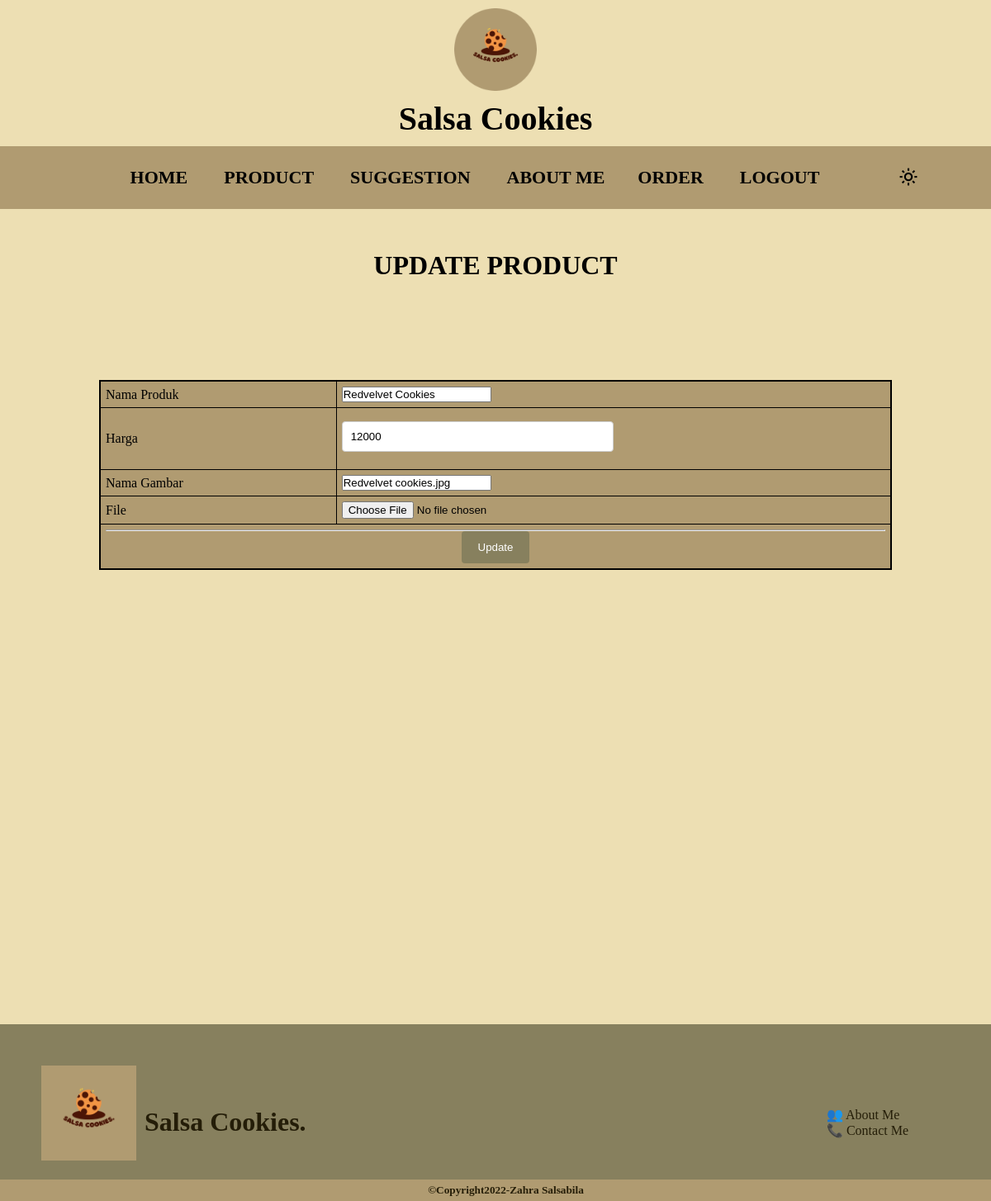
/produk/update.php?id=4, run on the app's committed database.
### tables this page shows
CREATE TABLE `detailproduk` (
  `id` int(11) NOT NULL,
  `namaProduk` varchar(255) DEFAULT NULL,
  `gambar` varchar(255) DEFAULT NULL,
  `harga` int(11) DEFAULT NULL,
  `tanggal` timestamp NOT NULL DEFAULT current_timestamp() ON UPDATE current_timestamp()
);

### produk/update.php (the view, shortened to what this page needs)
<?php
include "../connector.php";
    $idProduk = $_GET['id'];
    $tableGambar = mysqli_query($connect, "SELECT * FROM detailproduk WHERE id='$idProduk'");
    $rowGambar = mysqli_fetch_array($tableGambar);
?>
<!DOCTYPE html>
<html lang="en">
<head>
    <link rel="stylesheet" href="../style.css">
    <link rel="stylesheet" href="https://unpkg.com/boxicons@2.1.4/css/boxicons.min.css">
</head>
<body class=body>
    <header>
        <h1> <img src="../Logo Salsa Cookies.png" alt="Logo" width="60" height="60"> <br> Salsa Cookies </h1>
    </header>
    <nav class="navigator">
        <ul>
            <li><a href="../index.php"> HOME </a></li>
            <li><a href="produk/index.php"> PRODUCT </a></li>
            <li><a href="#"> SUGGESTION </a></li>
            <li><a href="../About Me.html"> ABOUT ME </a><li>
            <li><a href="../index.php#section2"> ORDER </a></li>
            <li><a href="../logout.php"> Logout </a></li>
        </ul>
        <i class='bx bx-sun' id="lightMode"></i>
    </nav>
    <section class="center">
            <form action="" method="POST" enctype="multipart/form-data" class="box">
            <h3 align="center"> UPDATE PRODUCT</h3>
                <table border="0" align="center">
                    <tr>
                        <td>Nama Produk</td>
                        <td><input type="text" name="namaProduk" placeholder="Masukkan Nama Barang" value="<?= $rowGambar['namaProduk'] ?>"required></td>
                    </tr>
                    <tr>
                        <td>Harga</td>
                        <td><input type="number" name="harga" placeholder="Masukkan Harga Barang" value="<?= $rowGambar['harga'] ?>"required></td>
                    </tr>
                    <tr>
                        <td>Nama Gambar</td>
                        <td><input type="text" name="nama_gambar" placeholder="Masukkan Nama Gambar" value="<?= $rowGambar['gambar'] ?>"required></td>
                    </tr>
                    <tr>
                        <td>File</td>
                        <td><input type="file" name="gambar" value="<?=$rowGambar['gambar']?>"required></td>
                    </tr>
                    <tr>
                        <td align="center" colspan="2"><hr><input type="submit" name="update" value="Update"></td>
                    </tr>
                </table>
            </form>
        </section>
        <footer>
            <div class="footer">
                <img src="../Logo-Salsa Cookies.png" alt="Logo">
                <h3> Salsa Cookies. </h3>
                <ul>
                    <li> <a href="About Me.html"> 👥 About Me </a></li>
                    <li> <a href="#section2"> 📞 Contact Me </a></li>
                </ul>
                <br>
            </div>
        </footer>
        <h5 class="bottom"> ©Copyright2022-Zahra Salsabila </h5>
</body>
</html>

### style.css (style rules this page uses)
* { margin: 0; padding: 0; }
header { text-align: center; justify-content: center; margin:auto; background-color: #EDDFB3; display: block; right: 0px; left: 0; padding: 10px 50px; z-index: 2; font-family: 'Frank Ruhl Libre', serif; font-size: 20px; }
header h1 img { height: 100px; width: 100px; }
.navigator { justify-content: center; background-color: #B09B71; display: flex; position: relative; right: 0; left: 0; z-index: 1; }
.navigator ul { list-style: none; margin: 0 50px; padding: 0; justify-content: center; }
.navigator li { display: inline-block; font-size: 22px; font-family: 'Frank Ruhl Libre', serif; }
.navigator a { text-decoration: none; color: black; display: block; padding: 25px 20px; text-transform: uppercase; font-weight: bold; text-align: center; }
i { font-size: 25px; cursor: pointer; padding-top: 25px; margin-left: 25px; }
body { background-color: #EDDFB3; }
input[type="number"] { width: 50%; padding: 10px; border: 1px solid #ccc; border-radius: 4px; box-sizing: border-box; margin-top: 10px; margin-bottom: 15px; resize: vertical; }
input[type=submit] { background-color: #87805E; color: white; padding: 12px 20px; border: none; border-radius: 4px; cursor: pointer; }
.footer { background-color: #87805E; margin-top: 550px; padding-top: 50px; padding-bottom: 120px; }
footer h3 { padding-left: 10px; padding-top: 50px; float: left; color: rgba(32, 25, 4, 0.959); }
footer ul { float: right; list-style-type: none; text-decoration: none; padding-right: 100px; padding-top: 50px; }
footer a { text-decoration: none; color: rgba(32, 25, 4, 0.959); }
footer img { display: block; margin-left: auto; margin-right: auto; height: 115px; float: left; padding-left: 50px; }
.bottom { background-color: #B09B71; text-align: center; padding: 5px 0px 5px 25px; color: rgba(32, 25, 4, 0.959); }

### produk/update.php (style rules this page uses)
* { margin: 0; padding: 0; }
h3 { padding-top: 50px; font-size: 32px; }
table { border-collapse: collapse; width: 80%; margin-top: 10%; margin-left: auto; margin-right: auto; border: 2px solid black; }
table td, table th { background-color: #B09B71; border: 1px solid black; padding: 6px; width: 100px; }

### data on the page
detailproduk: namaProduk "Redvelvet Cookies", harga "12000", nama_gambar "Redvelvet cookies.jpg"
